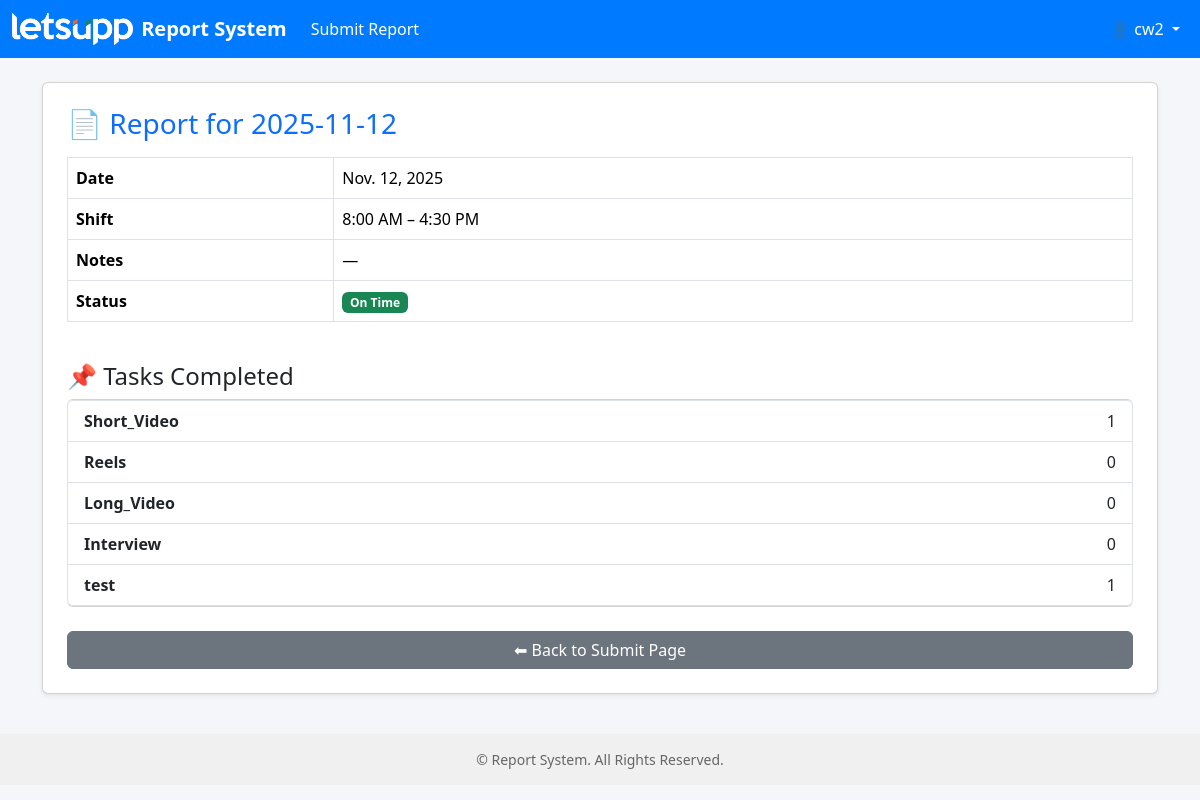
Screenshot of /my-report/2025-11-12/ (signed in) with the database file from the repository.
### reports/models.py (models this page shows, shortened)
class User(AbstractUser):
    TEAM_CHOICES = [
        ('content_writer', 'Content Writer'),
        ('graphic_designer', 'Graphic Designer'),
        ('video_editor', 'Video Editor'),
        ('social_media', 'Social Media'),
        ('video_producer', 'Video Producer'),
        ('reporter', 'Reporter'),
        ('cameraman', 'Cameraman'),
        ('marketing', 'Marketing'),
    ]
    team = models.CharField(max_length=50, choices=TEAM_CHOICES)
    contact = models.CharField(max_length=15, blank=True, null=True)

class Report(models.Model):
    SHIFT_CHOICES = [
        ('7_3_30', '7:00 AM – 3:30 PM'),
        ('8_8_30', '8:00 AM – 4:30 PM'),
        ('9_5_30', '9:00 AM – 5:30 PM'),
        ('10_6_30', '10:00 AM – 6:30 PM'),
        ('12_8_30', '12:00 PM – 8:30 PM'),
        ('2_30_11', '2:30 PM – 11:00 PM'),
        ('wfh', 'Work From Home'),
    ]
    user = models.ForeignKey(User, on_delete=models.CASCADE)
    shift = models.CharField(max_length=20, choices=SHIFT_CHOICES, default='9_5_30')
    date = models.DateField(auto_now_add=True, help_text="Auto submission date")
    custom_date = models.DateField(blank=True, null=True, help_text="The date this report is for")
    presenter_video = models.IntegerField(default=0, blank=True, null=True)
    live_video = models.IntegerField(default=0, blank=True, null=True)
    logo_video = models.IntegerField(default=0, blank=True, null=True)
    special_work_video = models.IntegerField(default=0, blank=True, null=True)
    reel_video = models.IntegerField(default=0, blank=True, null=True)
    vo_video = models.IntegerField(default=0, blank=True, null=True)
    interview_video = models.IntegerField(default=0, blank=True, null=True)
    anchor_presenter_video = models.IntegerField(default=0, blank=True, null=True)
    notes = models.TextField(blank=True, null=True)
    created_at = models.DateTimeField(auto_now_add=True)
    tasks = models.JSONField(blank=True, null=True)
    @property
    def is_late_submission(self):
        if self.custom_date:
            return self.custom_date < self.date
        return False

class DynamicField(models.Model):
    FIELD_TYPES = [
        ('text', 'Text'),
        ('number', 'Number'),
        ('date', 'Date'),
        ('textarea', 'Textarea'),
        ('boolean', 'Checkbox'),
    ]
    TEAM_CHOICES = User.TEAM_CHOICES
    team = models.CharField(max_length=100, choices=TEAM_CHOICES)
    name = models.CharField(max_length=100)
    label = models.CharField(max_length=150)
    field_type = models.CharField(max_length=50, choices=FIELD_TYPES)
    required = models.BooleanField(default=False)

### reports/views.py (the view)
@login_required
def user_report_preview(request, date):
    report = (
        Report.objects
        .filter(user=request.user, custom_date=date)
        .prefetch_related("dynamic_responses")
        .first()
    )
    if not report:
        messages.error(request, f"No report found for {date}.")
        return redirect("submit_report")
    static_fields = {
        k.replace("_", " ").title(): v
        for k, v in (report.tasks or {}).items()
    }
    dynamic_fields = {
        resp.field.label: resp.value
        for resp in report.dynamic_responses.all()
    }
    return render(
        request,
        "reports/user_report_preview.html",
        {
            "report": report,
            "static_fields": static_fields,
            "dynamic_fields": dynamic_fields,
            "selected_date": date,
        }
    )

### reports/templates/reports/user_report_preview.html (shortened to what this page needs)
{% extends "base.html" %}
{% block content %}
<div class="card p-4 shadow-sm">
    <h3 class="mb-3 text-primary">📄 Report for {{ selected_date }}</h3>
    {% if report %}
    <table class="table table-bordered">
        <tr>
            <th width="25%">Date</th>
            <td>{{ report.custom_date }}</td>
        </tr>
        <tr>
            <th>Shift</th>
            <td>{{ report.get_shift_display }}</td>
        </tr>
        <tr>
            <th>Notes</th>
            <td>{{ report.notes|default:"—" }}</td>
        </tr>
        <tr>
            <th>Status</th>
            <td>
                {% if report.is_late_submission %}
                    <span class="badge bg-danger">Late Submission</span>
                {% else %}
                    <span class="badge bg-success">On Time</span>
                {% endif %}
            </td>
        </tr>
    </table>
    <h4 class="mt-4">📌 Tasks Completed</h4>
    <ul class="list-group">
        {% if report.tasks %}
            {% for k, v in report.tasks.items %}
            <li class="list-group-item d-flex justify-content-between">
                <strong>{{ k|title }}</strong>
                <span>{{ v }}</span>
            </li>
            {% endfor %}
        {% else %}
            <li class="list-group-item text-muted">No tasks recorded.</li>
        {% endif %}
        {% if dynamic_fields %}
            {% for k, v in dynamic_fields.items %}
            <li class="list-group-item d-flex justify-content-between">
                <strong>{{ k }}</strong>
                <span>{{ v }}</span>
            </li>
            {% endfor %}
        {% endif %}
    </ul>
    <a href="/report/" class="btn btn-secondary mt-4">⬅ Back to Submit Page</a>
    {% else %}
    <div class="alert alert-warning">
        No report found for <strong>{{ selected_date }}</strong>.
    </div>
    <a href="/report/" class="btn btn-primary mt-3">Submit Report</a>
    {% endif %}
</div>
{% endblock %}

### templates/base.html (shortened to what this page needs)
{% load static %}
<!DOCTYPE html>
<html lang="en">
<head>
    <link href="https://cdn.jsdelivr.net/npm/bootstrap@5.3.3/dist/css/bootstrap.min.css" rel="stylesheet">
</head>
<body>
<nav class="navbar navbar-expand-lg navbar-dark">
    <div class="container-fluid">
        <a class="navbar-brand" href="{% url 'submit_report' %}">
            <img src="{% static 'reports/Logo.png' %}" alt="Logo">
            Report System
        </a>
        <div class="collapse navbar-collapse" id="navbarNav">
            <ul class="navbar-nav me-auto">
                <li class="nav-item">
                    <a class="nav-link" href="{% url 'submit_report' %}">Submit Report</a>
                </li>
            </ul>
            <ul class="navbar-nav ms-auto">
                {% if user.is_authenticated %}
                <li class="nav-item dropdown">
                    <a class="nav-link dropdown-toggle" href="#" id="userMenu"
                       role="button" data-bs-toggle="dropdown" aria-expanded="false">
                        👤 {{ user.username }}
                    </a>
                </li>
                {% else %}
                <li class="nav-item">
                    <a class="btn btn-light" href="{% url 'login' %}">Login</a>
                </li>
                {% endif %}
            </ul>
        </div>
    </div>
</nav>
<div class="container mt-4">
    {% block content %}
    {% endblock %}
</div>
<footer>
    © {{ now|date:"Y" }} Report System. All Rights Reserved.
</footer>
</body>
</html>

### templates/base.html (style rules this page uses)
body { background-color: #f5f6fa; font-family: "Segoe UI", Tahoma, sans-serif; }
.navbar { background-color: #007bff; }
.navbar-brand { color: #fff !important; font-weight: 600; display: flex; align-items: center; }
.navbar-brand img { height: 32px; margin-right: 8px; }
.nav-link { color: white !important; font-weight: 500; }
footer { margin-top: 40px; padding: 15px 0; text-align: center; background-color: #f0f0f0; color: #666; font-size: 14px; }

### rows the page displays
User: username "cw2"
Report: custom_date "Nov. 12, 2025", shift "8:00 AM – 4:30 PM", notes "—"
DynamicField: dynamic_fields "test"

### other values shown
{{ selected_date }} "2025-11-12"
{{ k|title }} "Short_Video" "Reels" "Long_Video" "Interview"
{{ v }} "1" "0" "0" "0"
{{ v }} "1"
